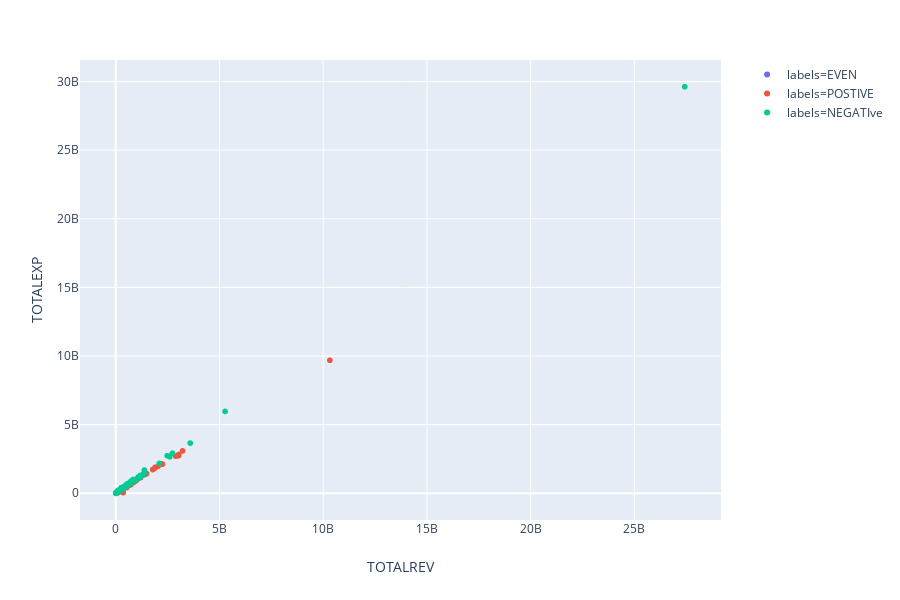

Notebook code for this chart:
### Code cell
fig = px.scatter(district_data, x="TOTALREV", y="TOTALEXP",color='labels')
fig.show()

### Figure 1 — Plotly figure (JSON) as saved in the notebook; plotly's stock layout.template omitted (floating-point values rounded to 4 significant figures; data arrays with more than 128 entries replaced by an {"elided": "..."} marker saying what was removed)
{"data": [{"hoverlabel": {"namelength": 0}, "hovertemplate": "labels=EVEN<br>TOTALREV=%{x}<br>TOTALEXP=%{y}", "legendgroup": "labels=EVEN", "marker": {"color": "#636efa", "symbol": "circle"}, "mode": "markers", "name": "labels=EVEN", "showlegend": true, "type": "scattergl", "x": {"elided": "1806 int values"}, "xaxis": "x", "y": {"elided": "1806 int values"}, "yaxis": "y"}, {"hoverlabel": {"namelength": 0}, "hovertemplate": "labels=POSTIVE<br>TOTALREV=%{x}<br>TOTALEXP=%{y}", "legendgroup": "labels=POSTIVE", "marker": {"color": "#EF553B", "symbol": "circle"}, "mode": "markers", "name": "labels=POSTIVE", "showlegend": true, "type": "scattergl", "x": {"elided": "11536 int values"}, "xaxis": "x", "y": {"elided": "11536 int values"}, "yaxis": "y"}, {"hoverlabel": {"namelength": 0}, "hovertemplate": "labels=NEGATIve<br>TOTALREV=%{x}<br>TOTALEXP=%{y}", "legendgroup": "labels=NEGATIve", "marker": {"color": "#00cc96", "symbol": "circle"}, "mode": "markers", "name": "labels=NEGATIve", "showlegend": true, "type": "scattergl", "x": {"elided": "5366 int values"}, "xaxis": "x", "y": {"elided": "5366 int values"}, "yaxis": "y"}], "layout": {"height": 600, "legend": {"tracegroupgap": 0}, "margin": {"t": 60}, "xaxis": {"anchor": "y", "domain": [0, 0.98], "title": {"text": "TOTALREV"}}, "yaxis": {"anchor": "x", "domain": [0, 1], "title": {"text": "TOTALEXP"}}}}
